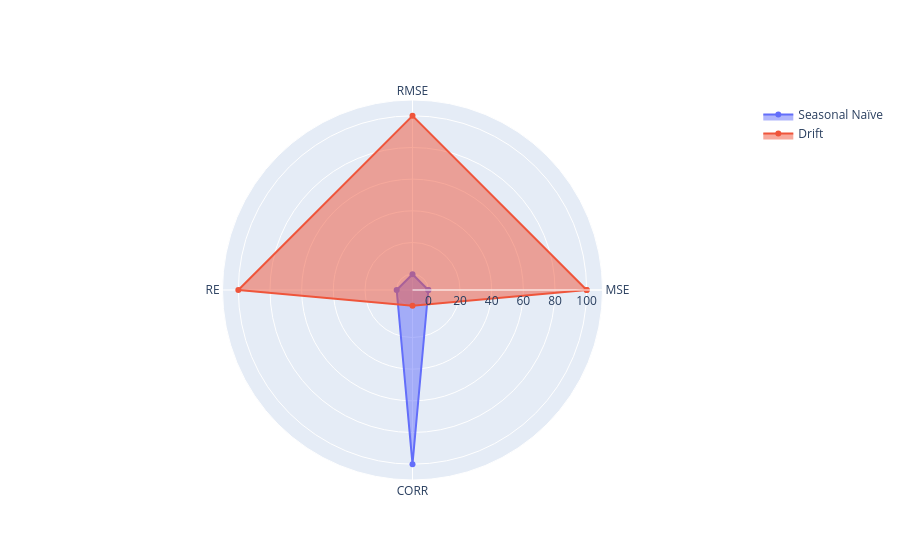

Here is the notebook cell this chart was saved with:
### Code cell
fig = errores_tw.plotly_errores()
fig.show()

### Figure 1 — Plotly figure (JSON) as saved in the notebook; plotly's stock layout.template omitted (floating-point values rounded to 4 significant figures)
{"data": [{"fill": "toself", "name": "Seasonal Naïve", "r": [0, 0, 0, 100, 0], "theta": ["MSE", "RMSE", "RE", "CORR", "MSE"], "type": "scatterpolar"}, {"fill": "toself", "name": "Drift", "r": [100, 100, 100, 0, 100], "theta": ["MSE", "RMSE", "RE", "CORR", "MSE"], "type": "scatterpolar"}], "layout": {"polar": {"radialaxis": {"range": [-10, 110], "visible": true}}}}
